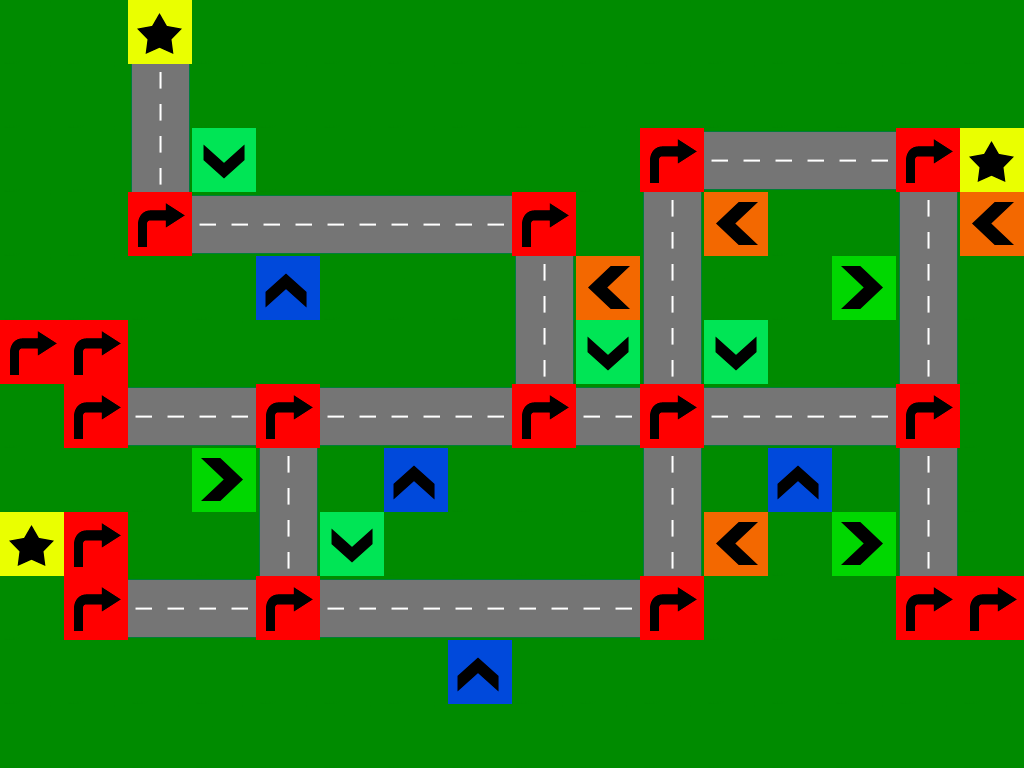

Below is a game level as drawn by its tile map, then a one-line description and the .tmx that defines it (tile-layer data replaced by summaries):
An orthogonal 16x12 tile map with 64x64 px tiles, 5 tile layers (backGround, road, turns, stars, ...), 2 tilesets and 3 objects (spawnPoint, finish, timer).

<map version="1.0" orientation="orthogonal" width="16" height="12" tilewidth="64" tileheight="64">
 <tileset firstgid="1" name="roads" tilewidth="64" tileheight="64">
  <image source="road_tiles.png" width="320" height="128" />
  <tile id="2">
   <properties>
    <property name="isRoad" value="1" />
   </properties>
  </tile>
  <tile id="5">
   <properties>
    <property name="right" value="" />
   </properties>
  </tile>
  <tile id="9">
   <properties>
    <property name="spawnPoint" value="" />
   </properties>
  </tile>
 </tileset>
 <tileset firstgid="11" name="meta" tilewidth="64" tileheight="64">
  <image source="meta.png" width="192" height="128" />
  <tile id="0">
   <properties>
    <property name="isTurn" value="true" />
   </properties>
  </tile>
  <tile id="1">
   <properties>
    <property name="type" value="hl" />
   </properties>
  </tile>
  <tile id="2">
   <properties>
    <property name="type" value="hr" />
   </properties>
  </tile>
  <tile id="3">
   <properties>
    <property name="isStar" value="true" />
   </properties>
  </tile>
  <tile id="4">
   <properties>
    <property name="type" value="vb" />
   </properties>
  </tile>
  <tile id="5">
   <properties>
    <property name="type" value="vt" />
   </properties>
  </tile>
 </tileset>
 <layer name="backGround" width="16" height="12">
  <data>[192 cells, 192 non-empty, 1 distinct tile ids]</data>
 </layer>
 <layer name="road" width="16" height="12">
  <data>[192 cells, 60 non-empty, 6 distinct tile ids]</data>
 </layer>
 <layer name="turns" width="16" height="12">
  <data>[192 cells, 20 non-empty, 1 distinct tile ids]</data>
 </layer>
 <layer name="stars" width="16" height="12">
  <data>[192 cells, 3 non-empty, 1 distinct tile ids]</data>
 </layer>
 <layer name="crosses" width="16" height="12">
  <data>[192 cells, 15 non-empty, 4 distinct tile ids]</data>
 </layer>
 <objectgroup name="objects" width="16" height="12">
  <object name="spawnPoint" x="28" y="351">
   <properties>
    <property name="direction" value="right" />
   </properties>
  </object>
  <object name="finish" x="978" y="594" width="34" height="34" />
  <object name="timer" x="36" y="89">
   <properties>
    <property name="time" value="600" />
   </properties>
  </object>
 </objectgroup>
</map>
